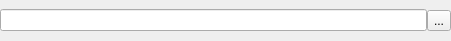
<?xml version="1.0" encoding="UTF-8"?>
<ui version="4.0">
 <class>PathInput</class>
 <widget class="QWidget" name="PathInput">
  <property name="geometry">
   <rect>
    <x>0</x>
    <y>0</y>
    <width>451</width>
    <height>41</height>
   </rect>
  </property>
  <property name="windowTitle">
   <string>Form</string>
  </property>
  <layout class="QHBoxLayout" name="horizontalLayout">
   <property name="spacing">
    <number>0</number>
   </property>
   <property name="leftMargin">
    <number>0</number>
   </property>
   <property name="topMargin">
    <number>0</number>
   </property>
   <property name="rightMargin">
    <number>0</number>
   </property>
   <property name="bottomMargin">
    <number>0</number>
   </property>
   <item>
    <widget class="QLineEdit" name="path"/>
   </item>
   <item>
    <widget class="QToolButton" name="dialogButton">
     <property name="text">
      <string>...</string>
     </property>
     <property name="icon">
      <iconset theme="document-open"/>
     </property>
    </widget>
   </item>
  </layout>
 </widget>
 <resources/>
 <connections/>
</ui>
